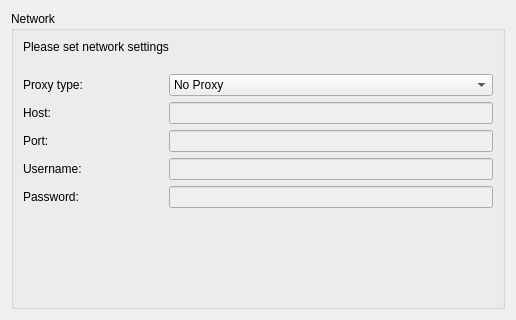
           <widget class="QWidget" name="widgetFirstStartup3" native="true">
            <property name="geometry">
             <rect>
              <x>-1</x>
              <y>0</y>
              <width>510</width>
              <height>320</height>
             </rect>
            </property>
            <property name="autoFillBackground">
             <bool>true</bool>
            </property>
            <layout class="QVBoxLayout" name="_33">
             <item>
              <widget class="QGroupBox" name="groupBox_9">
               <property name="autoFillBackground">
                <bool>false</bool>
               </property>
               <property name="title">
                <string>Network</string>
               </property>
               <layout class="QVBoxLayout" name="_34">
                <item>
                 <widget class="QLabel" name="label_9">
                  <property name="text">
                   <string>Please set network settings
</string>
                  </property>
                 </widget>
                </item>
                <item>
                 <widget class="QWidget" name="widget_30" native="true">
                  <layout class="QHBoxLayout" name="_35">
                   <property name="margin">
                    <number>0</number>
                   </property>
                   <item>
                    <widget class="QLabel" name="label_30">
                     <property name="minimumSize">
                      <size>
                       <width>140</width>
                       <height>0</height>
                      </size>
                     </property>
                     <property name="maximumSize">
                      <size>
                       <width>140</width>
                       <height>16777215</height>
                      </size>
                     </property>
                     <property name="text">
                      <string>Proxy type:</string>
                     </property>
                    </widget>
                   </item>
                   <item>
                    <widget class="QComboBox" name="comboProxyType">
                     <item>
                      <property name="text">
                       <string>No Proxy</string>
                      </property>
                     </item>
                     <item>
                      <property name="text">
                       <string>HTTP</string>
                      </property>
                     </item>
                     <item>
                      <property name="text">
                       <string>Socks v5</string>
                      </property>
                     </item>
                    </widget>
                   </item>
                  </layout>
                 </widget>
                </item>
                <item>
                 <widget class="QWidget" name="widget_23" native="true">
                  <layout class="QHBoxLayout" name="_36">
                   <property name="margin">
                    <number>0</number>
                   </property>
                   <item>
                    <widget class="QLabel" name="label_28">
                     <property name="minimumSize">
                      <size>
                       <width>140</width>
                       <height>0</height>
                      </size>
                     </property>
                     <property name="maximumSize">
                      <size>
                       <width>140</width>
                       <height>16777215</height>
                      </size>
                     </property>
                     <property name="text">
                      <string>Host:</string>
                     </property>
                    </widget>
                   </item>
                   <item>
                    <widget class="QLineEdit" name="txtProxyHost">
                     <property name="enabled">
                      <bool>false</bool>
                     </property>
                     <property name="inputMask">
                      <string/>
                     </property>
                    </widget>
                   </item>
                  </layout>
                 </widget>
                </item>
                <item>
                 <widget class="QWidget" name="widget_32" native="true">
                  <layout class="QHBoxLayout" name="_37">
                   <property name="margin">
                    <number>0</number>
                   </property>
                   <item>
                    <widget class="QLabel" name="label_32">
                     <property name="minimumSize">
                      <size>
                       <width>140</width>
                       <height>0</height>
                      </size>
                     </property>
                     <property name="maximumSize">
                      <size>
                       <width>140</width>
                       <height>16777215</height>
                      </size>
                     </property>
                     <property name="text">
                      <string>Port:</string>
                     </property>
                    </widget>
                   </item>
                   <item>
                    <widget class="QLineEdit" name="txtProxyPort">
                     <property name="enabled">
                      <bool>false</bool>
                     </property>
                     <property name="inputMask">
                      <string>0000000000; </string>
                     </property>
                    </widget>
                   </item>
                  </layout>
                 </widget>
                </item>
                <item>
                 <widget class="QWidget" name="widget_29" native="true">
                  <layout class="QHBoxLayout" name="_38">
                   <property name="margin">
                    <number>0</number>
                   </property>
                   <item>
                    <widget class="QLabel" name="label_29">
                     <property name="minimumSize">
                      <size>
                       <width>140</width>
                       <height>0</height>
                      </size>
                     </property>
                     <property name="maximumSize">
                      <size>
                       <width>140</width>
                       <height>16777215</height>
                      </size>
                     </property>
                     <property name="text">
                      <string>Username:</string>
                     </property>
                    </widget>
                   </item>
                   <item>
                    <widget class="QLineEdit" name="txtProxyUser">
                     <property name="enabled">
                      <bool>false</bool>
                     </property>
                    </widget>
                   </item>
                  </layout>
                 </widget>
                </item>
                <item>
                 <widget class="QWidget" name="widget_31" native="true">
                  <layout class="QHBoxLayout" name="_39">
                   <property name="margin">
                    <number>0</number>
                   </property>
                   <item>
                    <widget class="QLabel" name="label_31">
                     <property name="minimumSize">
                      <size>
                       <width>140</width>
                       <height>0</height>
                      </size>
                     </property>
                     <property name="maximumSize">
                      <size>
                       <width>140</width>
                       <height>16777215</height>
                      </size>
                     </property>
                     <property name="text">
                      <string>Password:</string>
                     </property>
                    </widget>
                   </item>
                   <item>
                    <widget class="QLineEdit" name="txtProxyPass">
                     <property name="enabled">
                      <bool>false</bool>
                     </property>
                    </widget>
                   </item>
                  </layout>
                 </widget>
                </item>
                <item>
                 <spacer>
                  <property name="orientation">
                   <enum>Qt::Vertical</enum>
                  </property>
                  <property name="sizeHint" stdset="0">
                   <size>
                    <width>470</width>
                    <height>21</height>
                   </size>
                  </property>
                 </spacer>
                </item>
               </layout>
              </widget>
             </item>
            </layout>
           </widget>
